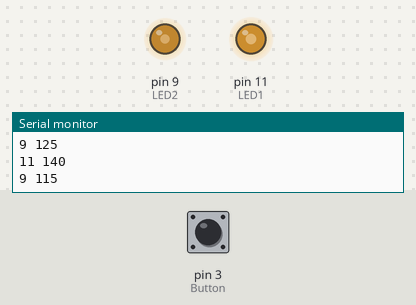
A sketch run on a simulated Arduino Uno, built with avr-gcc and run on an emulated ATmega328P. Parts: output pins drawn as LEDs (lit = HIGH), the last lines printed to the serial monitor. The test bench sets the inputs (shaded band); at power-on: pin 3 (Button) HIGH.

Above: at 1.2 s.
1.3 s: pin 3 (Button) pulled LOW for 1 s
At 1.85 s:
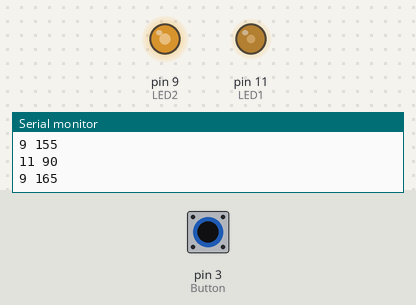
4.3 s: pin 3 (Button) pulled LOW for 3.2 s
At 7.2 s:
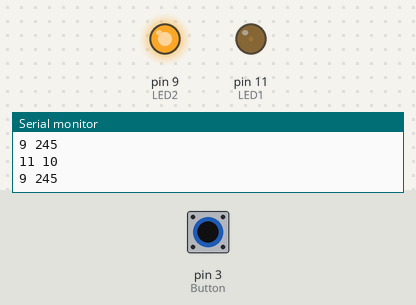
At 9.9 s:
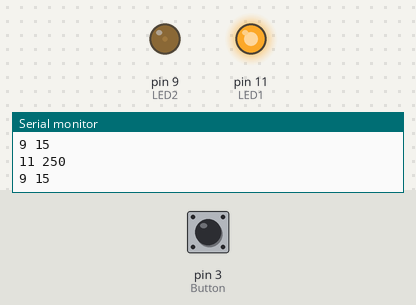
Timing chart, 0 to 11.4 s (numbered marks = the images above; inputs shaded):
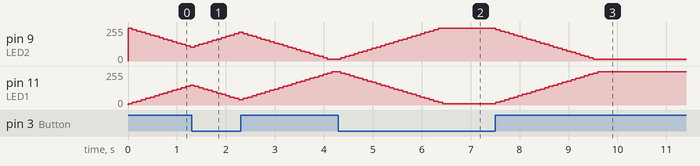

The sketch:

Dim_LED.ino
```cpp
int LED1 = 11;
int LED2 = 9;
int Button = 3;
int LED1V = 0;
int LED2V = 255;
void setup() {
  // put your setup code here, to run once:
  Serial.begin(9600);
  pinMode(LED1, OUTPUT);
  pinMode(LED2, OUTPUT);
  pinMode(Button, INPUT_PULLUP);
  analogWrite(LED1, LED1V);
  analogWrite(LED2, LED2V);
}

void loop() {
  // put your main code here, to run repeatedly:
  //Serial.println(digitalRead(Button));
  if(digitalRead(Button)==HIGH){
    LED1V =ChangeLED(LED1, true, LED1V);
    LED2V =ChangeLED(LED2, false, LED2V);
  }
  else {
    LED1V =ChangeLED(LED1, false, LED1V);
    LED2V =ChangeLED(LED2, true, LED2V);
  }
  delay (90);

}

int ChangeLED(int led, bool up, int j){

  if (up) {

    if (j <= 240)
      j+= 10;
  }
  else{
    if (j >= 20)
      j -= 10;
  }
  analogWrite(led, j);
  Serial.print (led);
  Serial.print (" ");
  Serial.println(j);
  return j;

}
```

Measured:
- after the input at 4.3 s, pin 9 (LED2): rises from 15/255 to 245/255 in 2.0 s, then falls to 15/255 in 3.2 s; pin 11 (LED1): 250/255 → 240/255 after 0.05 s, → 230/255 0.09 s later, → 220/255 0.09 s later, → 210/255 0.09 s later, … (48 changes in this stretch)
- by itself, pin 9 (LED2): rises from 105/255 to 215/255 in 0.91 s, then falls to 15/255 in 1.8 s
